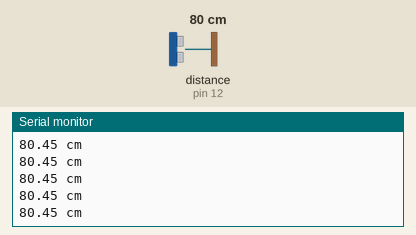
This sketch was run on a simulated Arduino Uno, built with avr-gcc and run on an emulated ATmega328P. Parts: the last lines printed to the serial monitor. Wiring (inferred from the names in the program): ultrasonic range finder: trigger pin 13; echo pin 12. The inputs (shaded band) are chosen by the test bench; at power-on: distance to the obstacle (sensor on pin 12) 80 cm. The echo pulse lasts 58.3 µs per cm.

Above: at 1.2 s.
1.3 s: distance to the obstacle (sensor on pin 12) set to 299 cm
At 1.62 s:
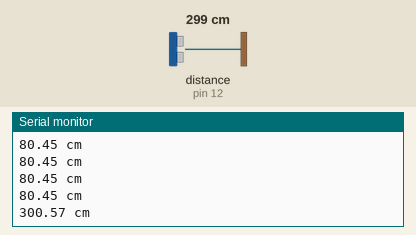
4.3 s: distance to the obstacle (sensor on pin 12) set to 2 cm
At 4.45 s:
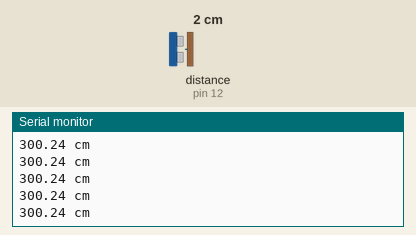
Timing chart, 0 to 7.3 s (numbered marks = the images above; inputs shaded):
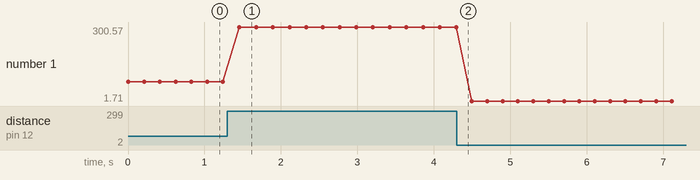

The sketch:

sensor5pinTEST.ino
```cpp
#define ECHOPIN 12
#define TRIGPIN 13
//#define ECHOPIN1 12
//#define TRIGPIN1 13
//#define ECHOPIN2 2
//#define TRIGPIN2 3

void setup(){
  Serial.begin(9600);
  pinMode(ECHOPIN, INPUT);
  pinMode(TRIGPIN, OUTPUT);
 // pinMode(ECHOPIN1, INPUT);
 // pinMode(TRIGPIN1, OUTPUT);
 // pinMode(ECHOPIN2, INPUT);
 // pinMode(TRIGPIN2, OUTPUT);
}
void loop(){
  digitalWrite(TRIGPIN, LOW);
 // digitalWrite(TRIGPIN1, LOW);
 // digitalWrite(TRIGPIN2, LOW);
  delayMicroseconds(2);
  digitalWrite(TRIGPIN, HIGH);
//  digitalWrite(TRIGPIN1, HIGH);
 // digitalWrite(TRIGPIN2, HIGH);
  delayMicroseconds(10);
  digitalWrite(TRIGPIN, LOW);
//  digitalWrite(TRIGPIN1, LOW);
//  digitalWrite(TRIGPIN2, LOW);


  float distance = pulseIn(ECHOPIN, HIGH);
 // float distance1 = pulseIn(ECHOPIN1, HIGH);
 // float distance2 = pulseIn(ECHOPIN2, HIGH);
  distance= distance/58;
  Serial.print(distance);
 // Serial.print("------");
 // Serial.print(distance1);
 // Serial.print("------");
 // Serial.print(distance2);
 // Serial.print("------");
  Serial.println(" cm");
  delay(200);
}
```

Measured:
- after the input at 1.3 s, the serial monitor: prints a new line after 0.16 s (image 1)
- plotted number 1: 80.45 → 300.24 after the input at 1.3 s, 300.24 → 1.71 after the input at 4.3 s
